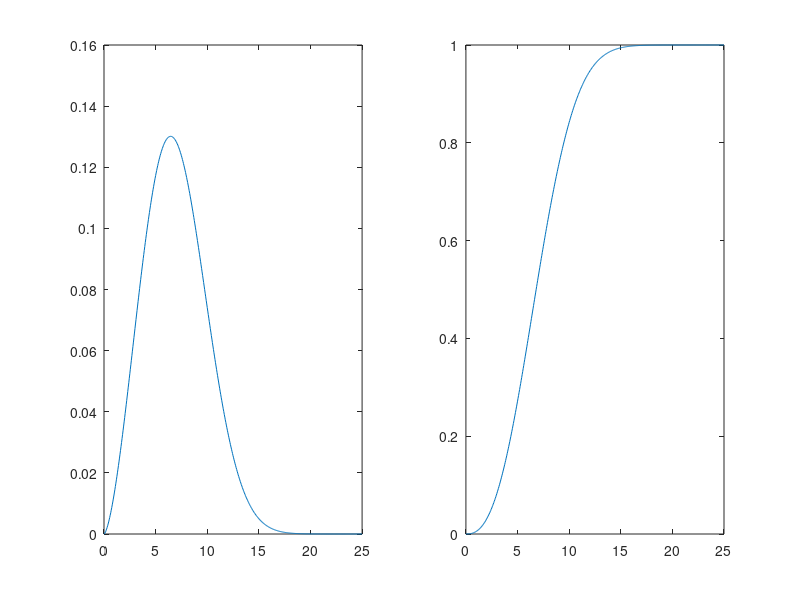

MATLAB code for this plot: (Note: this script raises an error after producing the figure.)
clear all
close all

b= 2.54; %shape parameter in p.u., the lower the more uniformly spread, 1.2 is best
a= 7.86;%scale parameter in m/s, the higher the more the probability is spread, 12 is best

v = 0:0.05:25;
pdf_weibull = wblpdf(v,a,b); %Initialise matrix for random wind speed
cdf_weibull = wblcdf(v,a,b);

figure(1)
subplot(121)
plot(v,pdf_weibull)
subplot(122)
plot(v,cdf_weibull)

irradiance = 0:1500;
for i = 1:length(irradiance)
[Ptot(:,i),Qtot(:,i)] = compute_pq_pvg(irradiance(i),4);
end

figure(2)
plot(0:1500,sum(Ptot))
title('P_{solar} for different irradiances')
xlabel('irradiance [W/m^{2}]')
ylabel('P_{solar} per string [MW]')

figure(3)
plot(0:1500,sum(Qtot,1))
title('Q_{solar} for different irradiances')
xlabel('irradiance [W/m^{2}]')
ylabel('Q_{solar} per string [MVAr]')

figure(4)
plot(Ptot(1,:),Qtot(1,:))